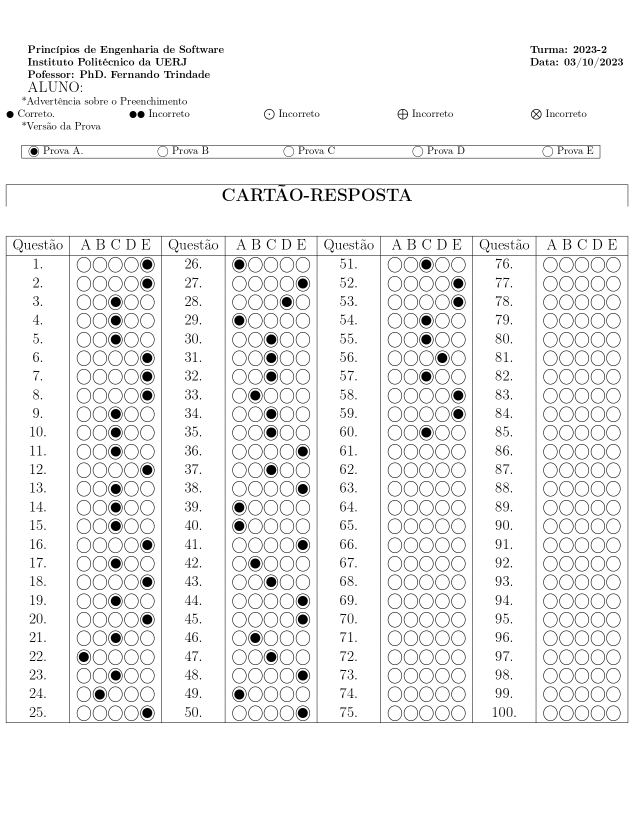
#> input picture gabaritoCorretoJpg/A.jpg, 1275 x 1650 px (shown at 1/2 size); its folder holds 4 pictures in this run
$ python Trabalho2.py
#> lines starting #> are read from the running program, lines starting #| are printed output that depends on the picture; after the words box and inside, x2 and y2 are one past the last pixel; in counts of white or black regions, pixels touching at a corner belong together
import cv2
import math
import csv

#Rotaciona a imagem através de uma linha encontrada na parte de baixo do gabarito
def Rotacionar(prova):
    x = prova.shape[0]-1

    y1 = int(prova.shape[1]/8)
    y2 = int(prova.shape[1]*7/8)

    altura1 = 0
    altura2 = 0

    while x > 0:
        if prova[x][y1][0] < 80 and altura1 == 0:
            altura1 = x
            prova[x][y1] = [0,255,0]
            if altura2 != 0: break

        if prova[x][y2][0] < 80 and altura2 == 0:
            altura2 = x
            prova[x][y2] = [0,255,0]
            if altura1 != 0: break

        x -= 1

    angulo = (altura1-altura2)/int(prova.shape[1]*6/8)

    return cv2.warpAffine(prova, cv2.getRotationMatrix2D((altura1, y1), -math.atan(angulo)*180/math.pi, 1.0), prova.shape[1::-1],  flags=cv2.INTER_LINEAR)


#Recorta a imagem a partir das linhas (baixo e esqueda) que formam o quadrado das questões
def Recortar(prova):
    x = int(prova.shape[0]/2)
    y = 0

    travaSegura = 0

    if prova[x][y][0] < 150:
        travaSegura = 1

    while 1:
        if travaSegura and prova[x][y][0] > 150:
            travaSegura = 0

        if travaSegura == 0 and prova[x][y][0] < 150:
            lateral = y
            break

        y += 1

    #print(lateral)

    x = prova.shape[0]-1
    y = int(prova.shape[1]/2)

    travaSegura = 0

    if prova[x][y][0] < 150:
        travaSegura = 1

    while 1:
        if travaSegura and prova[x][y][0] > 150:
            travaSegura = 0

        if travaSegura == 0 and prova[x][y][0] < 150:
            altura = x
            break

        x -= 1

    #print(altura)

    return prova[0:altura, lateral:prova.shape[1]]

#Calcula a quantidade de luminosidade média de uma área e verifica se está dentro do escolhido (<150)
def VerificarCirculo(prova, posicao, tamanho):
    x = 0
    total = 0

    while x < tamanho:
        y = 0
        while y < tamanho:
            if (prova.shape[0]-posicao[0]+x) >= prova.shape[0]:
                break
            total += prova[prova.shape[0]-posicao[0]+x][posicao[1]+y][2]
            prova[prova.shape[0]-posicao[0]+x][posicao[1]+y] = [0,255,0]
            y += 1
        x += 1

    #print(total/(tamanho*tamanho))

    if total/(tamanho*tamanho) < 150:
        return 1
    return 0

#verifica qual resposta está marcada na caixa de respostas
def VerificarResposta(prova, posicao, tamanhoCirculo, respostaFinal, pulo, aceitarZero=1):

    # [8 lines of commented-out code are left out]

    y = 0

    while y < totalQuestoes:

        resposta = 0

        x = 0
        while x < numeroOpcoes:
            if VerificarCirculo(prova, [int(posicao[0]-(y*pulo[0])),posicao[1]+(x*pulo[1])], tamanhoCirculo):
                if resposta != 0:
                    resposta = -1
                    break

                resposta = x+1

            x += 1

        if aceitarZero == 0 and resposta == 0: break
        respostaFinal.append(resposta)

        y += 1

    return respostaFinal

def ResultadoAluno(gabarito, respostaAluno):
    acerto = 0
    erros = []

    for x in range(len(gabarito)):
        if gabarito[x] == respostaAluno[x]:
            acerto += 1
        else:
            erros.append(x)

    #print(acerto, round((acerto/len(gabarito))*100,2), erros)
    return (acerto, round((acerto/len(gabarito))*100,2), erros)


caminhoAluno = "./gabarito alunos/scan"
tipo = ".jpg"
numero = ["0000", "0001", "0002", "0003", "0004", "0005", "0006", "0007", "0008", "0009", "0010", "0011", "0012", "0013", "0014", "0015", "0016", "0017", "0018"]
TipoProvaPos = [[1076,41], [1076,282], [1076,517], [1076, 760], [1076, 1000]]
TipoProva = [0,0,0,0,0]

posicaoQuestoes = [[868, 128], [868,420], [868, 710]]
tamanhoCirculoTipo = 24
tamanhoCirculoQuestoes = 30

numeroOpcoes = 5

totalQuestoes = 25

caminhoGabarito = "./gabaritoCorretoJpg/"
nomeGabarito = ["A", "B", "C", "D", "E"]
posicaoQuestoesGabarito = [[923,148], [923, 460], [923, 770]]
tamanhoCirculoQuestoesGabarito = 14

respostaGabarito = []

input("Pressione Enter para começar...")

arquivoCsv = csv.writer(open("./notas/ResultadosDosAlunos.csv", 'w', newline=''))
arquivoCsv.writerow(["Aluno", "Acertos", "% Acerto", "Questoes Erradas"])

for a in range(len(nomeGabarito)):
    gabarito = cv2.imread(caminhoGabarito+nomeGabarito[a]+tipo)
#> gabarito is the input picture: shape (1650, 1275, 3); min 0, max 255, mean 241.1
    gabarito = Recortar(gabarito)
#> after the loop in Recortar, `while 1:`: travaSegura = 0; y = 12
#> after the loop in Recortar, `while 1:`: travaSegura = 0; x = 1445
#> in Recortar, `return prova[0:altura, lateral:prova.shape[1]]`:
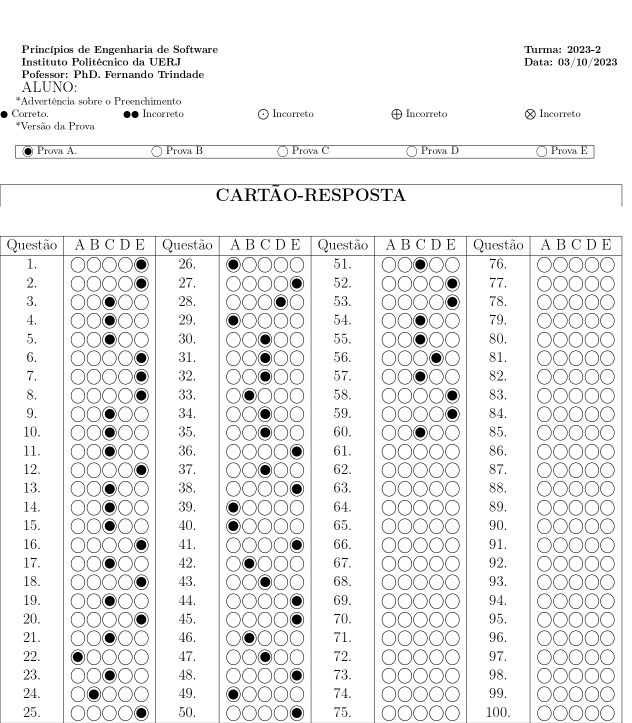
#> returned value: shape (1445, 1263, 3) (shown at 1/2 size); min 0, max 255, mean 239.1

    respostaAuxiliar = []
    for x in range(len(posicaoQuestoes)):
        respostaAuxiliar = VerificarResposta(gabarito, posicaoQuestoesGabarito[x], tamanhoCirculoQuestoesGabarito, respostaAuxiliar, [37.4,32], 0)
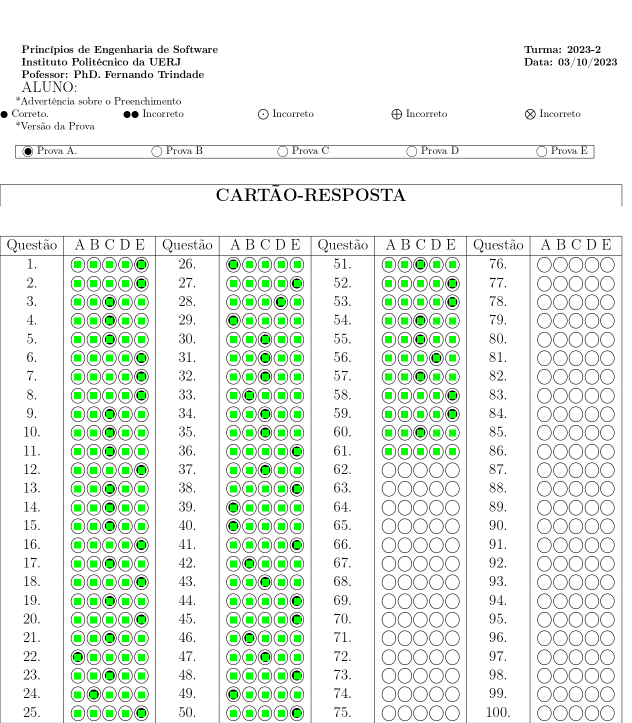
#> gabarito: shape (1445, 1263, 3) (shown at 1/2 size); 3.28% of pixels changed, all inside (x1, y1, x2, y2) = (148, 522, 912, 1434)
#> after the loop, respostaAuxiliar = 60 values, max 5 at index 0, min 1 at index 21, mean 3.5

    respostaGabarito.append(respostaAuxiliar)

    cv2.imwrite("./processados/"+nomeGabarito[a]+tipo, gabarito)
#> pass 2 of the loop `for a in range(len(nomeGabarito)):`:
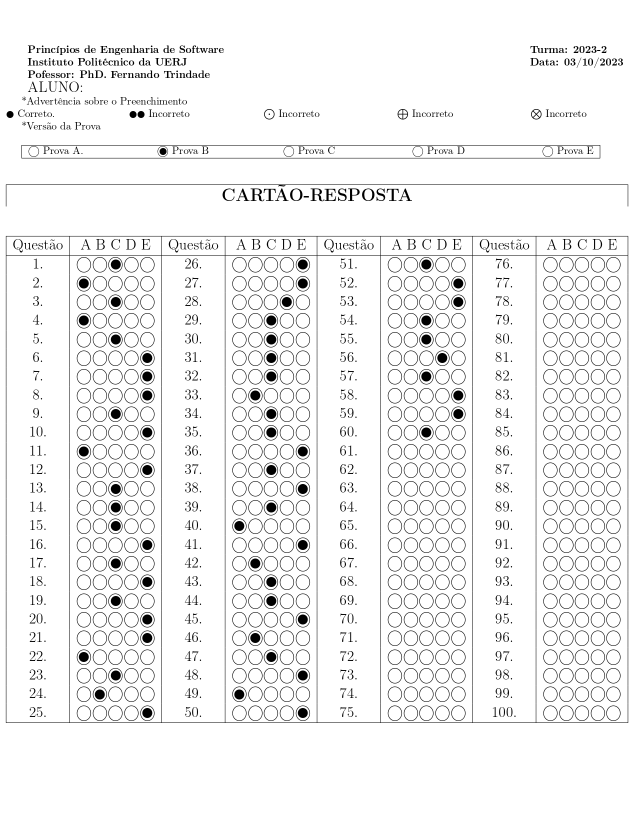
#> input picture gabaritoCorretoJpg/B.jpg, 1275 x 1650 px (shown at 1/2 size)
#> gabarito is the input picture: shape (1650, 1275, 3); min 0, max 255, mean 241.1
#> after the loop in Recortar (call 2), `while 1:`: travaSegura = 0; y = 12
#> after the loop in Recortar (call 2), `while 1:`: travaSegura = 0; x = 1445
#> in Recortar (call 2), `return prova[0:altura, lateral:prova.shape[1]]`:
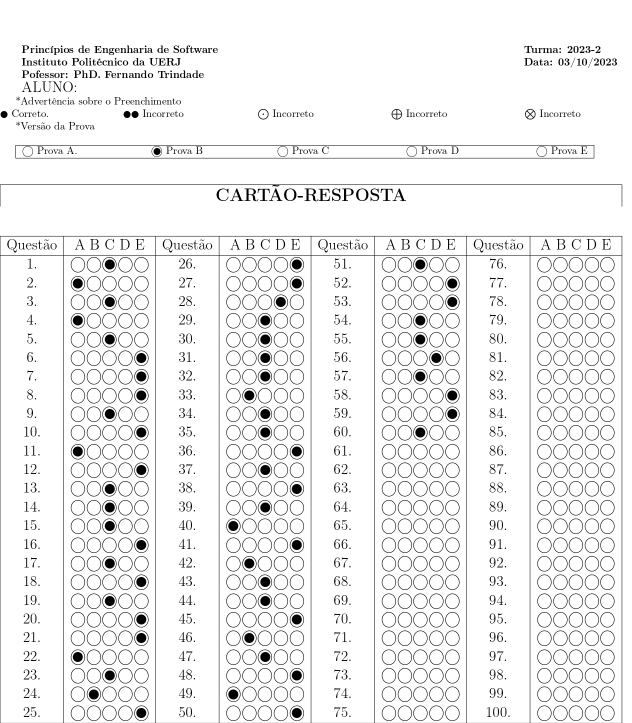
#> returned value: shape (1445, 1263, 3) (shown at 1/2 size); min 0, max 255, mean 239.1
#> after the loop `for x in range(len(posicaoQuestoes)):`:
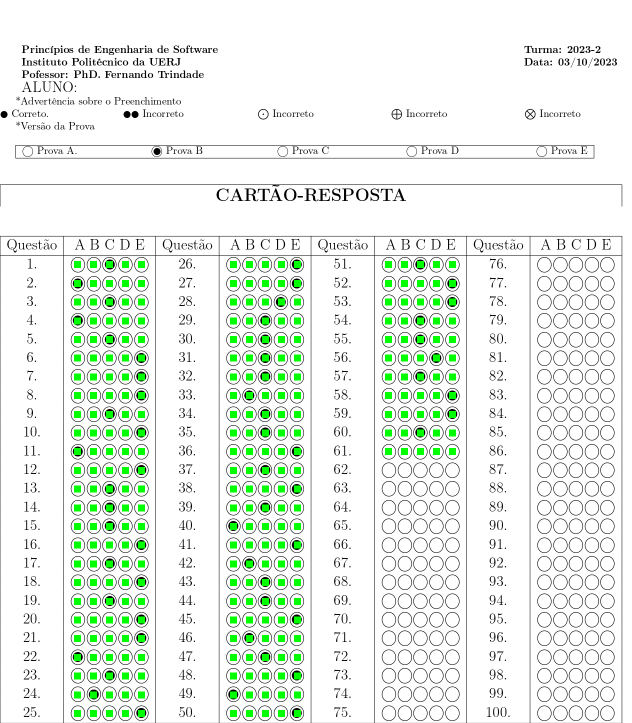
#> gabarito: shape (1445, 1263, 3) (shown at 1/2 size); 3.28% of pixels changed, all inside (x1, y1, x2, y2) = (148, 522, 912, 1434)
#> after the loop `for x in range(len(posicaoQuestoes)):`: respostaAuxiliar = 60 values, max 5 at index 5, min 1 at index 1, mean 3.5
#> pass 3 of the loop `for a in range(len(nomeGabarito)):`:
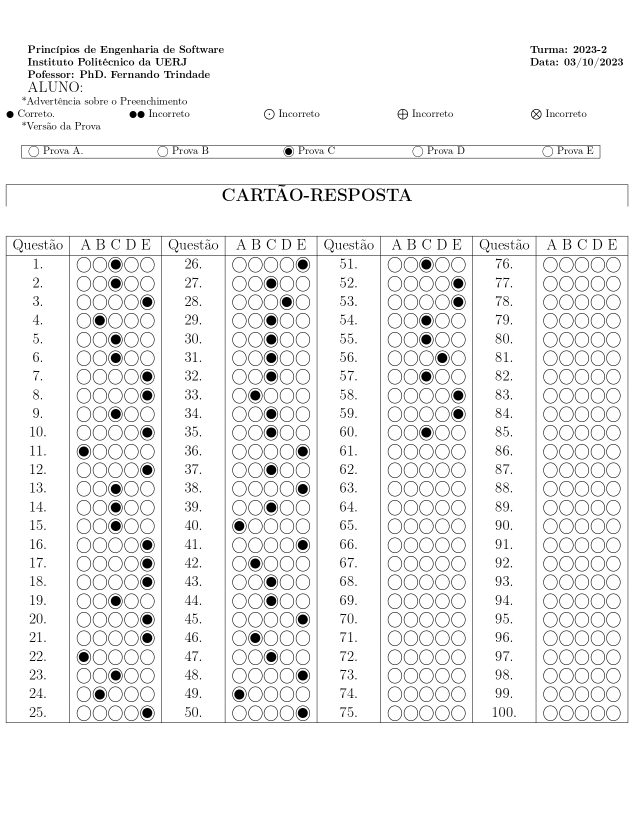
#> input picture gabaritoCorretoJpg/C.jpg, 1275 x 1650 px (shown at 1/2 size)
#> gabarito is the input picture: shape (1650, 1275, 3); min 0, max 255, mean 241.1
#> after the loop in Recortar (call 3), `while 1:`: travaSegura = 0; y = 12
#> after the loop in Recortar (call 3), `while 1:`: travaSegura = 0; x = 1445
#> in Recortar (call 3), `return prova[0:altura, lateral:prova.shape[1]]`:
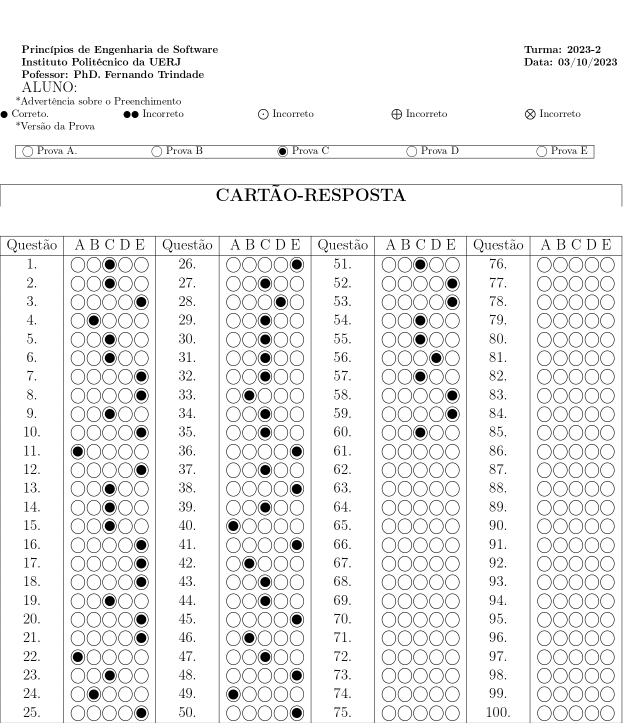
#> returned value: shape (1445, 1263, 3) (shown at 1/2 size); min 0, max 255, mean 239.1
#> after the loop `for x in range(len(posicaoQuestoes)):`:
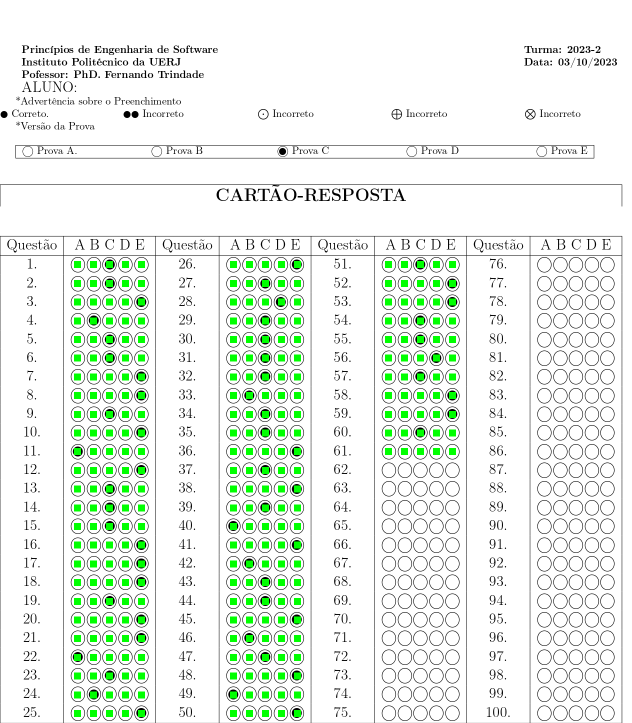
#> gabarito: shape (1445, 1263, 3) (shown at 1/2 size); 3.28% of pixels changed, all inside (x1, y1, x2, y2) = (148, 522, 912, 1434)
#> after the loop `for x in range(len(posicaoQuestoes)):`: respostaAuxiliar = 60 values, max 5 at index 2, min 1 at index 10, mean 3.55
#> (the run stopped early here; a loop or call above may not have finished)
